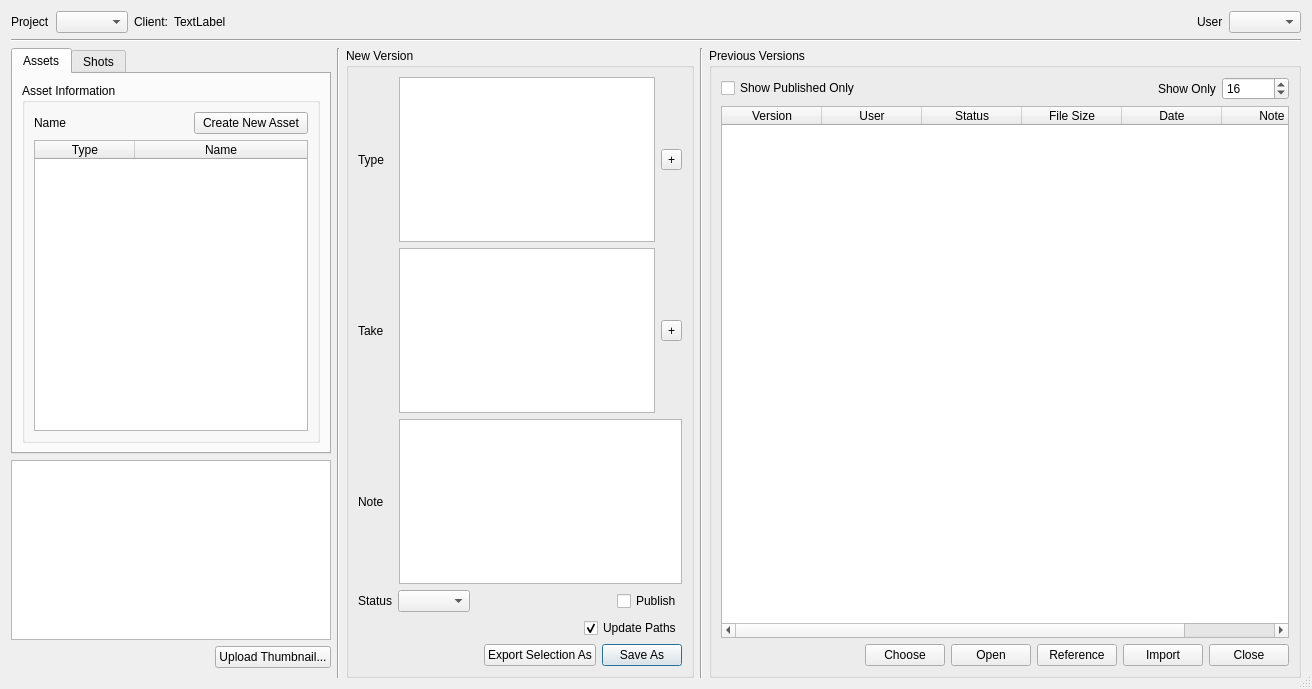
<?xml version="1.0" encoding="UTF-8"?>
<ui version="4.0">
 <class>Dialog</class>
 <widget class="QDialog" name="Dialog">
  <property name="windowModality">
   <enum>Qt::ApplicationModal</enum>
  </property>
  <property name="geometry">
   <rect>
    <x>0</x>
    <y>0</y>
    <width>1312</width>
    <height>689</height>
   </rect>
  </property>
  <property name="sizePolicy">
   <sizepolicy hsizetype="Preferred" vsizetype="Preferred">
    <horstretch>1</horstretch>
    <verstretch>1</verstretch>
   </sizepolicy>
  </property>
  <property name="windowTitle">
   <string>Version Creator - oyProjectManager</string>
  </property>
  <property name="sizeGripEnabled">
   <bool>true</bool>
  </property>
  <property name="modal">
   <bool>true</bool>
  </property>
  <layout class="QHBoxLayout" name="horizontalLayout">
   <item>
    <widget class="QWidget" name="verticalWidget" native="true">
     <property name="sizePolicy">
      <sizepolicy hsizetype="Preferred" vsizetype="Preferred">
       <horstretch>1</horstretch>
       <verstretch>1</verstretch>
      </sizepolicy>
     </property>
     <layout class="QVBoxLayout" name="verticalLayout" stretch="0,0,0">
      <property name="sizeConstraint">
       <enum>QLayout::SetMaximumSize</enum>
      </property>
      <property name="margin">
       <number>0</number>
      </property>
      <item>
       <layout class="QHBoxLayout" name="horizontalLayout_11">
        <item>
         <widget class="QLabel" name="projects_label">
          <property name="text">
           <string>Project</string>
          </property>
         </widget>
        </item>
        <item>
         <widget class="QComboBox" name="projects_comboBox">
          <property name="maxVisibleItems">
           <number>50</number>
          </property>
         </widget>
        </item>
        <item>
         <widget class="QLabel" name="client_label">
          <property name="text">
           <string>Client:</string>
          </property>
         </widget>
        </item>
        <item>
         <widget class="QLabel" name="client_name_label">
          <property name="text">
           <string>TextLabel</string>
          </property>
         </widget>
        </item>
        <item>
         <spacer name="horizontalSpacer_4">
          <property name="orientation">
           <enum>Qt::Horizontal</enum>
          </property>
          <property name="sizeHint" stdset="0">
           <size>
            <width>40</width>
            <height>20</height>
           </size>
          </property>
         </spacer>
        </item>
        <item>
         <widget class="QLabel" name="user_label">
          <property name="text">
           <string>User</string>
          </property>
         </widget>
        </item>
        <item>
         <widget class="QComboBox" name="users_comboBox"/>
        </item>
       </layout>
      </item>
      <item>
       <widget class="Line" name="line_3">
        <property name="orientation">
         <enum>Qt::Horizontal</enum>
        </property>
       </widget>
      </item>
      <item>
       <layout class="QHBoxLayout" name="horizontalLayout_14" stretch="0,0,0,0,1">
        <item>
         <layout class="QVBoxLayout" name="verticalLayout_5">
          <property name="spacing">
           <number>6</number>
          </property>
          <item>
           <widget class="QTabWidget" name="tabWidget">
            <property name="enabled">
             <bool>true</bool>
            </property>
            <property name="currentIndex">
             <number>0</number>
            </property>
            <widget class="QWidget" name="assets_tab">
             <property name="enabled">
              <bool>true</bool>
             </property>
             <property name="sizePolicy">
              <sizepolicy hsizetype="Preferred" vsizetype="Preferred">
               <horstretch>1</horstretch>
               <verstretch>1</verstretch>
              </sizepolicy>
             </property>
             <attribute name="title">
              <string>Assets</string>
             </attribute>
             <layout class="QVBoxLayout" name="verticalLayout_4">
              <item>
               <widget class="QGroupBox" name="asset_info_groupBox">
                <property name="title">
                 <string>Asset Information</string>
                </property>
                <property name="flat">
                 <bool>false</bool>
                </property>
                <layout class="QVBoxLayout" name="verticalLayout_3">
                 <item>
                  <layout class="QHBoxLayout" name="horizontalLayout_3" stretch="0">
                   <item>
                    <layout class="QVBoxLayout" name="verticalLayout_2">
                     <item>
                      <layout class="QHBoxLayout" name="horizontalLayout_9">
                       <item>
                        <widget class="QLabel" name="asset_name_label">
                         <property name="font">
                          <font>
                           <weight>50</weight>
                           <bold>false</bold>
                          </font>
                         </property>
                         <property name="text">
                          <string>Name</string>
                         </property>
                        </widget>
                       </item>
                       <item>
                        <spacer name="horizontalSpacer_6">
                         <property name="orientation">
                          <enum>Qt::Horizontal</enum>
                         </property>
                         <property name="sizeType">
                          <enum>QSizePolicy::Maximum</enum>
                         </property>
                         <property name="sizeHint" stdset="0">
                          <size>
                           <width>40</width>
                           <height>20</height>
                          </size>
                         </property>
                        </spacer>
                       </item>
                       <item>
                        <widget class="QPushButton" name="create_asset_pushButton">
                         <property name="text">
                          <string>Create New Asset</string>
                         </property>
                        </widget>
                       </item>
                      </layout>
                     </item>
                     <item>
                      <widget class="QTableWidget" name="assets_tableWidget">
                       <property name="toolTip">
                        <string>&lt;html&gt;&lt;head/&gt;&lt;body&gt;&lt;p&gt;Right click to&lt;/p&gt;&lt;ul style=&quot;margin-top: 0px; margin-bottom: 0px; margin-left: 0px; margin-right: 0px; -qt-list-indent: 1;&quot;&gt;&lt;li style=&quot; margin-top:12px; margin-bottom:12px; margin-left:0px; margin-right:0px; -qt-block-indent:0; text-indent:0px;&quot;&gt;&lt;span style=&quot; font-weight:600;&quot;&gt;Rename Asset&lt;/span&gt;&lt;/li&gt;&lt;/ul&gt;&lt;/body&gt;&lt;/html&gt;</string>
                       </property>
                       <property name="editTriggers">
                        <set>QAbstractItemView::NoEditTriggers</set>
                       </property>
                       <property name="selectionMode">
                        <enum>QAbstractItemView::SingleSelection</enum>
                       </property>
                       <property name="selectionBehavior">
                        <enum>QAbstractItemView::SelectRows</enum>
                       </property>
                       <property name="columnCount">
                        <number>2</number>
                       </property>
                       <attribute name="horizontalHeaderStretchLastSection">
                        <bool>true</bool>
                       </attribute>
                       <column>
                        <property name="text">
                         <string>Type</string>
                        </property>
                       </column>
                       <column>
                        <property name="text">
                         <string>Name</string>
                        </property>
                       </column>
                      </widget>
                     </item>
                    </layout>
                   </item>
                  </layout>
                 </item>
                </layout>
               </widget>
              </item>
             </layout>
            </widget>
            <widget class="QWidget" name="shots_tab">
             <property name="enabled">
              <bool>true</bool>
             </property>
             <attribute name="title">
              <string>Shots</string>
             </attribute>
             <layout class="QVBoxLayout" name="verticalLayout_11">
              <item>
               <layout class="QHBoxLayout" name="horizontalLayout_15">
                <item>
                 <widget class="QLabel" name="sequences_label">
                  <property name="text">
                   <string>Sequence</string>
                  </property>
                 </widget>
                </item>
                <item>
                 <widget class="QComboBox" name="sequences_comboBox"/>
                </item>
                <item>
                 <spacer name="horizontalSpacer">
                  <property name="orientation">
                   <enum>Qt::Horizontal</enum>
                  </property>
                  <property name="sizeHint" stdset="0">
                   <size>
                    <width>40</width>
                    <height>20</height>
                   </size>
                  </property>
                 </spacer>
                </item>
               </layout>
              </item>
              <item>
               <widget class="QGroupBox" name="asset_info_groupBox_2">
                <property name="title">
                 <string>Shot Information</string>
                </property>
                <property name="flat">
                 <bool>false</bool>
                </property>
                <layout class="QVBoxLayout" name="verticalLayout_8">
                 <item>
                  <layout class="QHBoxLayout" name="horizontalLayout_12" stretch="0">
                   <item>
                    <layout class="QVBoxLayout" name="verticalLayout_9">
                     <item>
                      <layout class="QHBoxLayout" name="horizontalLayout_13">
                       <item>
                        <widget class="QLabel" name="shot_name_label">
                         <property name="font">
                          <font>
                           <weight>50</weight>
                           <bold>false</bold>
                          </font>
                         </property>
                         <property name="text">
                          <string>Name</string>
                         </property>
                        </widget>
                       </item>
                       <item>
                        <spacer name="horizontalSpacer_5">
                         <property name="orientation">
                          <enum>Qt::Horizontal</enum>
                         </property>
                         <property name="sizeHint" stdset="0">
                          <size>
                           <width>40</width>
                           <height>20</height>
                          </size>
                         </property>
                        </spacer>
                       </item>
                       <item>
                        <widget class="QPushButton" name="create_shot_pushButton">
                         <property name="enabled">
                          <bool>false</bool>
                         </property>
                         <property name="text">
                          <string>Create New Shot</string>
                         </property>
                        </widget>
                       </item>
                      </layout>
                     </item>
                     <item>
                      <widget class="QListWidget" name="shots_listWidget"/>
                     </item>
                     <item>
                      <layout class="QGridLayout" name="gridLayout">
                       <item row="0" column="0">
                        <widget class="QLabel" name="frame_range_label">
                         <property name="text">
                          <string>Range</string>
                         </property>
                        </widget>
                       </item>
                       <item row="0" column="1">
                        <widget class="QSpinBox" name="start_frame_spinBox">
                         <property name="maximum">
                          <number>9999</number>
                         </property>
                        </widget>
                       </item>
                       <item row="0" column="2">
                        <widget class="QSpinBox" name="end_frame_spinBox">
                         <property name="maximum">
                          <number>9999</number>
                         </property>
                        </widget>
                       </item>
                       <item row="1" column="0">
                        <widget class="QLabel" name="handles_label">
                         <property name="text">
                          <string>Handles</string>
                         </property>
                        </widget>
                       </item>
                       <item row="1" column="1">
                        <widget class="QSpinBox" name="handle_at_start_spinBox">
                         <property name="maximum">
                          <number>9999</number>
                         </property>
                        </widget>
                       </item>
                       <item row="1" column="2">
                        <widget class="QSpinBox" name="handle_at_end_spinBox">
                         <property name="maximum">
                          <number>9999</number>
                         </property>
                        </widget>
                       </item>
                       <item row="1" column="3">
                        <widget class="QPushButton" name="shot_info_update_pushButton">
                         <property name="text">
                          <string>Update</string>
                         </property>
                        </widget>
                       </item>
                      </layout>
                     </item>
                    </layout>
                   </item>
                  </layout>
                 </item>
                </layout>
               </widget>
              </item>
             </layout>
            </widget>
           </widget>
          </item>
          <item>
           <layout class="QHBoxLayout" name="horizontalLayout_8">
            <item>
             <widget class="QGraphicsView" name="thumbnail_graphicsView">
              <property name="sizePolicy">
               <sizepolicy hsizetype="Fixed" vsizetype="Fixed">
                <horstretch>0</horstretch>
                <verstretch>0</verstretch>
               </sizepolicy>
              </property>
              <property name="minimumSize">
               <size>
                <width>320</width>
                <height>180</height>
               </size>
              </property>
              <property name="maximumSize">
               <size>
                <width>320</width>
                <height>180</height>
               </size>
              </property>
              <property name="verticalScrollBarPolicy">
               <enum>Qt::ScrollBarAlwaysOff</enum>
              </property>
              <property name="horizontalScrollBarPolicy">
               <enum>Qt::ScrollBarAlwaysOff</enum>
              </property>
              <property name="backgroundBrush">
               <brush brushstyle="SolidPattern">
                <color alpha="255">
                 <red>0</red>
                 <green>0</green>
                 <blue>0</blue>
                </color>
               </brush>
              </property>
              <property name="interactive">
               <bool>false</bool>
              </property>
              <property name="renderHints">
               <set>QPainter::Antialiasing|QPainter::HighQualityAntialiasing|QPainter::SmoothPixmapTransform|QPainter::TextAntialiasing</set>
              </property>
             </widget>
            </item>
           </layout>
          </item>
          <item>
           <layout class="QHBoxLayout" name="horizontalLayout_16">
            <property name="bottomMargin">
             <number>10</number>
            </property>
            <item>
             <spacer name="horizontalSpacer_10">
              <property name="orientation">
               <enum>Qt::Horizontal</enum>
              </property>
              <property name="sizeHint" stdset="0">
               <size>
                <width>40</width>
                <height>20</height>
               </size>
              </property>
             </spacer>
            </item>
            <item>
             <widget class="QPushButton" name="upload_thumbnail_pushButton">
              <property name="text">
               <string>Upload Thumbnail...</string>
              </property>
             </widget>
            </item>
           </layout>
          </item>
         </layout>
        </item>
        <item>
         <widget class="Line" name="line_2">
          <property name="orientation">
           <enum>Qt::Vertical</enum>
          </property>
         </widget>
        </item>
        <item>
         <widget class="QGroupBox" name="new_version_groupBox">
          <property name="title">
           <string>New Version</string>
          </property>
          <layout class="QVBoxLayout" name="verticalLayout_6">
           <item>
            <layout class="QGridLayout" name="gridLayout_3">
             <item row="1" column="0">
              <widget class="QLabel" name="takes_label">
               <property name="minimumSize">
                <size>
                 <width>35</width>
                 <height>0</height>
                </size>
               </property>
               <property name="font">
                <font>
                 <weight>50</weight>
                 <bold>false</bold>
                </font>
               </property>
               <property name="text">
                <string>Take</string>
               </property>
              </widget>
             </item>
             <item row="2" column="0">
              <widget class="QLabel" name="note_label">
               <property name="minimumSize">
                <size>
                 <width>35</width>
                 <height>0</height>
                </size>
               </property>
               <property name="text">
                <string>Note</string>
               </property>
              </widget>
             </item>
             <item row="0" column="0">
              <widget class="QLabel" name="version_types_label">
               <property name="minimumSize">
                <size>
                 <width>35</width>
                 <height>0</height>
                </size>
               </property>
               <property name="font">
                <font>
                 <weight>50</weight>
                 <bold>false</bold>
                </font>
               </property>
               <property name="text">
                <string>Type</string>
               </property>
              </widget>
             </item>
             <item row="0" column="1">
              <layout class="QHBoxLayout" name="horizontalLayout_4">
               <item>
                <widget class="QListWidget" name="version_types_listWidget"/>
               </item>
               <item>
                <widget class="QToolButton" name="add_type_toolButton">
                 <property name="text">
                  <string>+</string>
                 </property>
                </widget>
               </item>
              </layout>
             </item>
             <item row="1" column="1">
              <layout class="QHBoxLayout" name="horizontalLayout_6">
               <item>
                <widget class="QListWidget" name="takes_listWidget"/>
               </item>
               <item>
                <widget class="QToolButton" name="add_take_toolButton">
                 <property name="text">
                  <string>+</string>
                 </property>
                </widget>
               </item>
              </layout>
             </item>
             <item row="2" column="1">
              <widget class="QTextEdit" name="note_textEdit">
               <property name="enabled">
                <bool>true</bool>
               </property>
               <property name="tabChangesFocus">
                <bool>true</bool>
               </property>
               <property name="html">
                <string>&lt;!DOCTYPE HTML PUBLIC &quot;-//W3C//DTD HTML 4.0//EN&quot; &quot;http://www.w3.org/TR/REC-html40/strict.dtd&quot;&gt;
&lt;html&gt;&lt;head&gt;&lt;meta name=&quot;qrichtext&quot; content=&quot;1&quot; /&gt;&lt;style type=&quot;text/css&quot;&gt;
p, li { white-space: pre-wrap; }
&lt;/style&gt;&lt;/head&gt;&lt;body style=&quot; font-family:'Cantarell'; font-size:11pt; font-weight:400; font-style:normal;&quot;&gt;
&lt;p style=&quot;-qt-paragraph-type:empty; margin-top:0px; margin-bottom:0px; margin-left:0px; margin-right:0px; -qt-block-indent:0; text-indent:0px; font-family:'Sans Serif'; font-size:9pt;&quot;&gt;&lt;br /&gt;&lt;/p&gt;&lt;/body&gt;&lt;/html&gt;</string>
               </property>
              </widget>
             </item>
            </layout>
           </item>
           <item>
            <layout class="QHBoxLayout" name="horizontalLayout_7">
             <item>
              <widget class="QLabel" name="status_label">
               <property name="text">
                <string>Status</string>
               </property>
              </widget>
             </item>
             <item>
              <widget class="QComboBox" name="statuses_comboBox"/>
             </item>
             <item>
              <spacer name="horizontalSpacer_8">
               <property name="orientation">
                <enum>Qt::Horizontal</enum>
               </property>
               <property name="sizeHint" stdset="0">
                <size>
                 <width>40</width>
                 <height>20</height>
                </size>
               </property>
              </spacer>
             </item>
             <item>
              <widget class="QCheckBox" name="publish_checkBox">
               <property name="text">
                <string>Publish</string>
               </property>
              </widget>
             </item>
            </layout>
           </item>
           <item>
            <layout class="QHBoxLayout" name="horizontalLayout_17">
             <item>
              <spacer name="horizontalSpacer_3">
               <property name="orientation">
                <enum>Qt::Horizontal</enum>
               </property>
               <property name="sizeHint" stdset="0">
                <size>
                 <width>40</width>
                 <height>20</height>
                </size>
               </property>
              </spacer>
             </item>
             <item>
              <widget class="QCheckBox" name="update_paths_checkBox">
               <property name="text">
                <string>Update Paths</string>
               </property>
               <property name="checked">
                <bool>true</bool>
               </property>
              </widget>
             </item>
            </layout>
           </item>
           <item>
            <layout class="QHBoxLayout" name="horizontalLayout_2">
             <item>
              <spacer name="horizontalSpacer_7">
               <property name="orientation">
                <enum>Qt::Horizontal</enum>
               </property>
               <property name="sizeHint" stdset="0">
                <size>
                 <width>40</width>
                 <height>20</height>
                </size>
               </property>
              </spacer>
             </item>
             <item>
              <widget class="QPushButton" name="export_as_pushButton">
               <property name="text">
                <string>Export Selection As</string>
               </property>
              </widget>
             </item>
             <item>
              <widget class="QPushButton" name="save_as_pushButton">
               <property name="text">
                <string>Save As</string>
               </property>
               <property name="default">
                <bool>true</bool>
               </property>
              </widget>
             </item>
            </layout>
           </item>
          </layout>
         </widget>
        </item>
        <item>
         <widget class="Line" name="line">
          <property name="orientation">
           <enum>Qt::Vertical</enum>
          </property>
         </widget>
        </item>
        <item>
         <widget class="QGroupBox" name="previous_versions_groupBox">
          <property name="title">
           <string>Previous Versions</string>
          </property>
          <layout class="QVBoxLayout" name="verticalLayout_7">
           <item>
            <layout class="QHBoxLayout" name="horizontalLayout_10">
             <item>
              <widget class="QCheckBox" name="show_published_only_checkBox">
               <property name="text">
                <string>Show Published Only</string>
               </property>
              </widget>
             </item>
             <item>
              <spacer name="horizontalSpacer_9">
               <property name="orientation">
                <enum>Qt::Horizontal</enum>
               </property>
               <property name="sizeHint" stdset="0">
                <size>
                 <width>40</width>
                 <height>20</height>
                </size>
               </property>
              </spacer>
             </item>
             <item>
              <widget class="QLabel" name="show_only_label">
               <property name="text">
                <string>Show Only</string>
               </property>
              </widget>
             </item>
             <item>
              <widget class="QSpinBox" name="version_count_spinBox">
               <property name="maximum">
                <number>999999</number>
               </property>
               <property name="value">
                <number>16</number>
               </property>
              </widget>
             </item>
            </layout>
           </item>
           <item>
            <widget class="QTableWidget" name="previous_versions_tableWidget">
             <property name="toolTip">
              <string>&lt;html&gt;&lt;head/&gt;&lt;body&gt;&lt;p&gt;Right click to:&lt;/p&gt;&lt;ul style=&quot;margin-top: 0px; margin-bottom: 0px; margin-left: 0px; margin-right: 0px; -qt-list-indent: 1;&quot;&gt;&lt;li style=&quot; margin-top:12px; margin-bottom:0px; margin-left:0px; margin-right:0px; -qt-block-indent:0; text-indent:0px;&quot;&gt;&lt;span style=&quot; font-weight:600;&quot;&gt;Change Status&lt;/span&gt;&lt;/li&gt;&lt;li style=&quot; margin-top:0px; margin-bottom:12px; margin-left:0px; margin-right:0px; -qt-block-indent:0; text-indent:0px;&quot;&gt;&lt;span style=&quot; font-weight:600;&quot;&gt;Browse Outputs&lt;/span&gt;&lt;/li&gt;&lt;/ul&gt;&lt;p&gt;Double click to:&lt;/p&gt;&lt;ul style=&quot;margin-top: 0px; margin-bottom: 0px; margin-left: 0px; margin-right: 0px; -qt-list-indent: 1;&quot;&gt;&lt;li style=&quot; margin-top:12px; margin-bottom:12px; margin-left:0px; margin-right:0px; -qt-block-indent:0; text-indent:0px;&quot;&gt;&lt;span style=&quot; font-weight:600;&quot;&gt;Open&lt;/span&gt;&lt;/li&gt;&lt;/ul&gt;&lt;/body&gt;&lt;/html&gt;</string>
             </property>
             <property name="editTriggers">
              <set>QAbstractItemView::NoEditTriggers</set>
             </property>
             <property name="alternatingRowColors">
              <bool>true</bool>
             </property>
             <property name="selectionMode">
              <enum>QAbstractItemView::SingleSelection</enum>
             </property>
             <property name="selectionBehavior">
              <enum>QAbstractItemView::SelectRows</enum>
             </property>
             <property name="showGrid">
              <bool>false</bool>
             </property>
             <property name="columnCount">
              <number>6</number>
             </property>
             <attribute name="horizontalHeaderStretchLastSection">
              <bool>true</bool>
             </attribute>
             <attribute name="verticalHeaderStretchLastSection">
              <bool>false</bool>
             </attribute>
             <column>
              <property name="text">
               <string>Version</string>
              </property>
             </column>
             <column>
              <property name="text">
               <string>User</string>
              </property>
             </column>
             <column>
              <property name="text">
               <string>Status</string>
              </property>
             </column>
             <column>
              <property name="text">
               <string>File Size</string>
              </property>
             </column>
             <column>
              <property name="text">
               <string>Date</string>
              </property>
             </column>
             <column>
              <property name="text">
               <string>Note</string>
              </property>
             </column>
            </widget>
           </item>
           <item>
            <layout class="QHBoxLayout" name="horizontalLayout_5">
             <item>
              <spacer name="horizontalSpacer_2">
               <property name="orientation">
                <enum>Qt::Horizontal</enum>
               </property>
               <property name="sizeHint" stdset="0">
                <size>
                 <width>40</width>
                 <height>20</height>
                </size>
               </property>
              </spacer>
             </item>
             <item>
              <widget class="QPushButton" name="chose_pushButton">
               <property name="text">
                <string>Choose</string>
               </property>
              </widget>
             </item>
             <item>
              <widget class="QPushButton" name="open_pushButton">
               <property name="text">
                <string>Open</string>
               </property>
              </widget>
             </item>
             <item>
              <widget class="QPushButton" name="reference_pushButton">
               <property name="text">
                <string>Reference</string>
               </property>
              </widget>
             </item>
             <item>
              <widget class="QPushButton" name="import_pushButton">
               <property name="text">
                <string>Import</string>
               </property>
              </widget>
             </item>
             <item>
              <widget class="QPushButton" name="close_pushButton">
               <property name="styleSheet">
                <string notr="true"/>
               </property>
               <property name="text">
                <string>Close</string>
               </property>
               <property name="default">
                <bool>false</bool>
               </property>
               <property name="flat">
                <bool>false</bool>
               </property>
              </widget>
             </item>
            </layout>
           </item>
          </layout>
         </widget>
        </item>
       </layout>
      </item>
     </layout>
    </widget>
   </item>
  </layout>
 </widget>
 <tabstops>
  <tabstop>projects_comboBox</tabstop>
  <tabstop>users_comboBox</tabstop>
  <tabstop>create_asset_pushButton</tabstop>
  <tabstop>sequences_comboBox</tabstop>
  <tabstop>create_shot_pushButton</tabstop>
  <tabstop>shots_listWidget</tabstop>
  <tabstop>add_type_toolButton</tabstop>
  <tabstop>add_take_toolButton</tabstop>
  <tabstop>note_textEdit</tabstop>
  <tabstop>export_as_pushButton</tabstop>
  <tabstop>save_as_pushButton</tabstop>
  <tabstop>previous_versions_tableWidget</tabstop>
  <tabstop>open_pushButton</tabstop>
  <tabstop>reference_pushButton</tabstop>
  <tabstop>import_pushButton</tabstop>
 </tabstops>
 <resources/>
 <connections/>
</ui>
